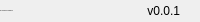
              <widget class="QFrame" name="bottomBar">
               <property name="minimumSize">
                <size>
                 <width>0</width>
                 <height>22</height>
                </size>
               </property>
               <property name="maximumSize">
                <size>
                 <width>16777215</width>
                 <height>22</height>
                </size>
               </property>
               <property name="frameShape">
                <enum>QFrame::NoFrame</enum>
               </property>
               <property name="frameShadow">
                <enum>QFrame::Raised</enum>
               </property>
               <layout class="QHBoxLayout" name="horizontalLayout_5">
                <property name="spacing">
                 <number>0</number>
                </property>
                <property name="leftMargin">
                 <number>0</number>
                </property>
                <property name="topMargin">
                 <number>0</number>
                </property>
                <property name="rightMargin">
                 <number>0</number>
                </property>
                <property name="bottomMargin">
                 <number>0</number>
                </property>
                <item>
                 <widget class="QLabel" name="creditsLabel">
                  <property name="maximumSize">
                   <size>
                    <width>16777215</width>
                    <height>16</height>
                   </size>
                  </property>
                  <property name="font">
                   <font>
                    <family>Segoe UI</family>
                    <pointsize>-1</pointsize>
                    <italic>false</italic>
                    <bold>false</bold>
                   </font>
                  </property>
                  <property name="text">
                   <string>By: ChasoniCK &amp; Wanderson</string>
                  </property>
                  <property name="alignment">
                   <set>Qt::AlignLeading|Qt::AlignLeft|Qt::AlignVCenter</set>
                  </property>
                 </widget>
                </item>
                <item>
                 <widget class="QLabel" name="version">
                  <property name="text">
                   <string>v0.0.1</string>
                  </property>
                  <property name="alignment">
                   <set>Qt::AlignRight|Qt::AlignTrailing|Qt::AlignVCenter</set>
                  </property>
                 </widget>
                </item>
                <item>
                 <widget class="QFrame" name="frame_size_grip">
                  <property name="minimumSize">
                   <size>
                    <width>20</width>
                    <height>0</height>
                   </size>
                  </property>
                  <property name="maximumSize">
                   <size>
                    <width>20</width>
                    <height>16777215</height>
                   </size>
                  </property>
                  <property name="frameShape">
                   <enum>QFrame::NoFrame</enum>
                  </property>
                  <property name="frameShadow">
                   <enum>QFrame::Raised</enum>
                  </property>
                 </widget>
                </item>
               </layout>
              </widget>
